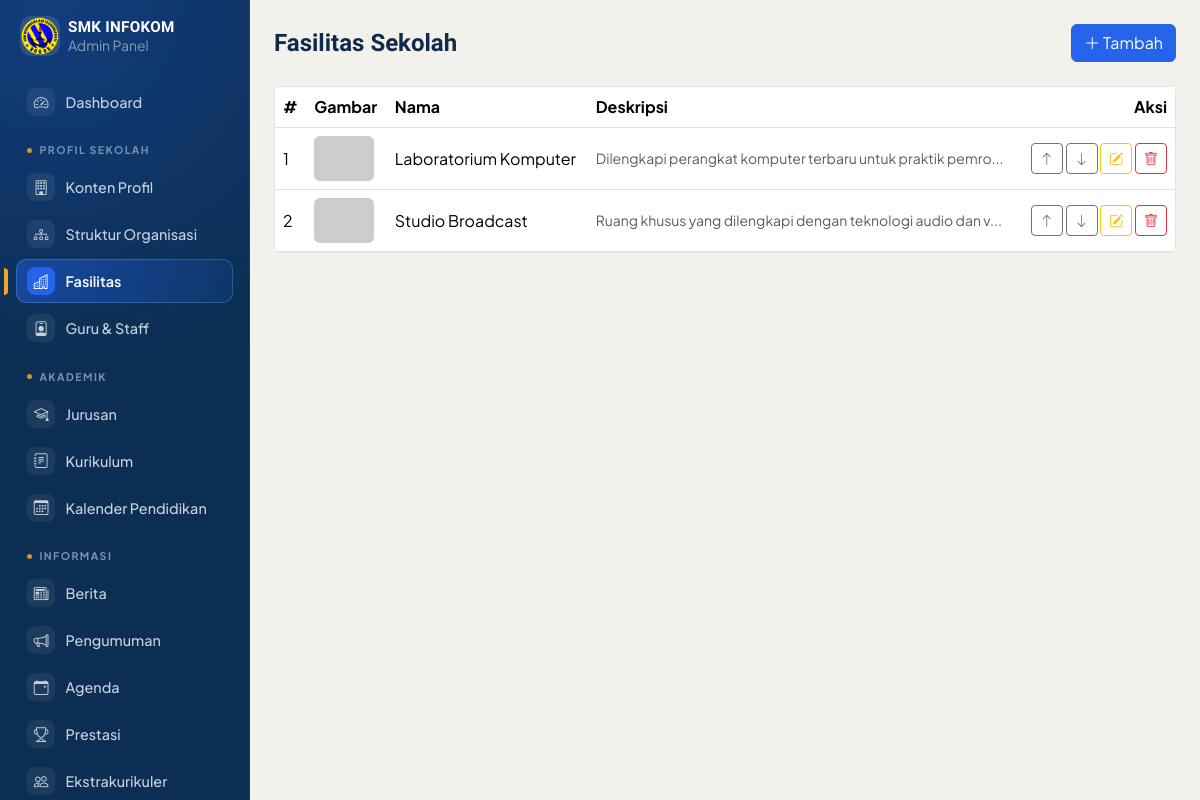
The app's page /admin/fasilitas/list.php (signed in), older data.
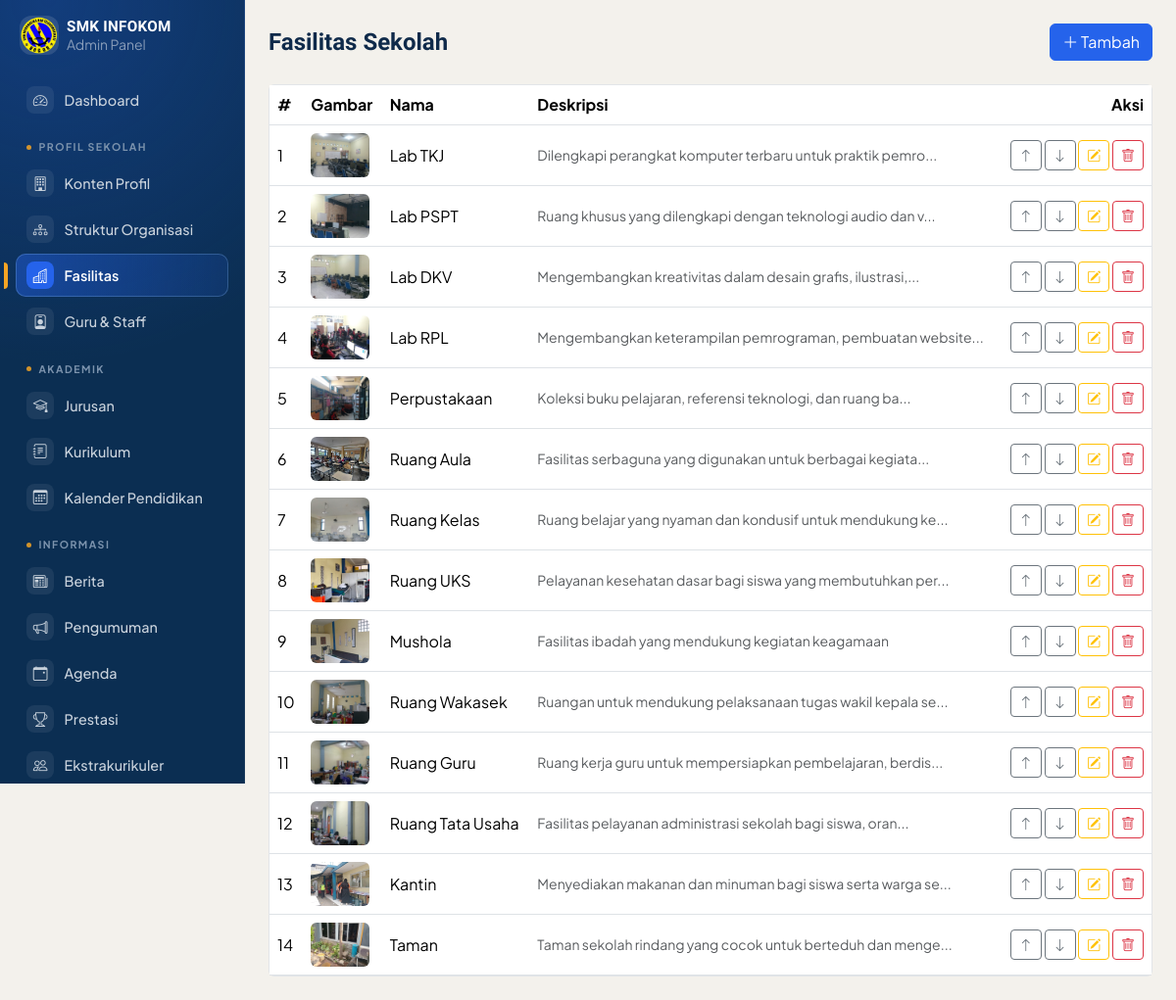
The same page, newer data.
### tables this page shows
CREATE TABLE `fasilitas` (
  `id` int NOT NULL,
  `nama` varchar(150) NOT NULL,
  `deskripsi` text,
  `gambar` varchar(255) DEFAULT NULL,
  `urutan` int DEFAULT '0',
  `created_at` timestamp NULL DEFAULT CURRENT_TIMESTAMP
);

### admin/fasilitas/list.php (the view, shortened to what this page needs)
<?php
require_once __DIR__ . '/../../includes/koneksi.php';
$data = $pdo->query("SELECT * FROM fasilitas ORDER BY urutan ASC, id ASC")->fetchAll();
require_once __DIR__ . '/../includes/top.php';
?>
<div class="d-flex justify-content-between align-items-center mb-4">
  <h4 class="mb-0">Fasilitas Sekolah</h4>
  <a href="tambah.php" class="btn btn-primary text-white"><i class="bi bi-plus-lg"></i> Tambah</a>
</div>
<div class="card card-admin">
  <div class="table-responsive">
    <table class="table table-hover align-middle mb-0">
      <thead><tr><th>#</th><th>Gambar</th><th>Nama</th><th>Deskripsi</th><th class="text-end">Aksi</th></tr></thead>
      <tbody>
        <?php foreach ($data as $i => $d): ?>
        <tr>
          <td><?= $i+1 ?></td>
          <td><img src="../../uploads/fasilitas/<?= htmlspecialchars($d['gambar'] ?: 'default.jpg') ?>" width="60" height="45" style="object-fit:cover;border-radius:6px;" onerror="this.src='https://placehold.co/60x45'"></td>
          <td><?= htmlspecialchars($d['nama']) ?></td>
          <td class="text-muted small"><?= htmlspecialchars(mb_strimwidth($d['deskripsi'],0,60,'...')) ?></td>
          <td class="text-end">
            <a href="list.php?aksi=naik&id=<?= $d['id'] ?>" class="btn btn-sm btn-outline-secondary" title="Naik"<?= $i === 0 ? ' aria-disabled="true"' : '' ?>><i class="bi bi-arrow-up"></i></a>
            <a href="list.php?aksi=turun&id=<?= $d['id'] ?>" class="btn btn-sm btn-outline-secondary" title="Turun"<?= $i === count($data) - 1 ? ' aria-disabled="true"' : '' ?>><i class="bi bi-arrow-down"></i></a>
            <a href="edit.php?id=<?= $d['id'] ?>" class="btn btn-sm btn-outline-warning"><i class="bi bi-pencil-square"></i></a>
            <a href="hapus.php?id=<?= $d['id'] ?>" class="btn btn-sm btn-outline-danger" onclick="return confirm('Yakin hapus data ini?');"><i class="bi bi-trash"></i></a>
          </td>
        </tr>
        <?php endforeach; ?>
      </tbody>
    </table>
  </div>
</div>
<?php require_once __DIR__ . '/../includes/bottom.php'; ?>

Row changes from the older to the newer data that the page shows:
changed fasilitas "Dilengkapi perangkat komputer terbaru untuk praktik pemro...": gambar: picture added in place of a placeholder; nama "Laboratorium Komputer" → "Lab TKJ"
changed fasilitas "Ruang khusus yang dilengkapi dengan teknologi audio dan v...": gambar: picture added in place of a placeholder; nama "Studio Broadcast" → "Lab PSPT"
added fasilitas: gambar (picture), nama "Lab DKV", deskripsi "Mengembangkan kreativitas dalam desain grafis, ilustrasi,..."
added fasilitas: gambar (picture), nama "Lab RPL", deskripsi "Mengembangkan keterampilan pemrograman, pembuatan website..."
added fasilitas: gambar (picture), nama "Perpustakaan", deskripsi "Koleksi buku pelajaran, referensi teknologi, dan ruang ba..."
added fasilitas: gambar (picture), nama "Ruang Aula", deskripsi "Fasilitas serbaguna yang digunakan untuk berbagai kegiata..."
added fasilitas: gambar (picture), nama "Ruang Kelas", deskripsi "Ruang belajar yang nyaman dan kondusif untuk mendukung ke..."
added fasilitas: gambar (picture), nama "Ruang UKS", deskripsi "Pelayanan kesehatan dasar bagi siswa yang membutuhkan per..."
added fasilitas: gambar (picture), nama "Mushola", deskripsi "Fasilitas ibadah yang mendukung kegiatan keagamaan"
added fasilitas: gambar (picture), nama "Ruang Wakasek", deskripsi "Ruangan untuk mendukung pelaksanaan tugas wakil kepala se..."
added fasilitas: gambar (picture), nama "Ruang Guru", deskripsi "Ruang kerja guru untuk mempersiapkan pembelajaran, berdis..."
added fasilitas: gambar (picture), nama "Ruang Tata Usaha", deskripsi "Fasilitas pelayanan administrasi sekolah bagi siswa, oran..."
added fasilitas: gambar (picture), nama "Kantin", deskripsi "Menyediakan makanan dan minuman bagi siswa serta warga se..."
added fasilitas: gambar (picture), nama "Taman", deskripsi "Taman sekolah rindang yang cocok untuk berteduh dan menge..."
